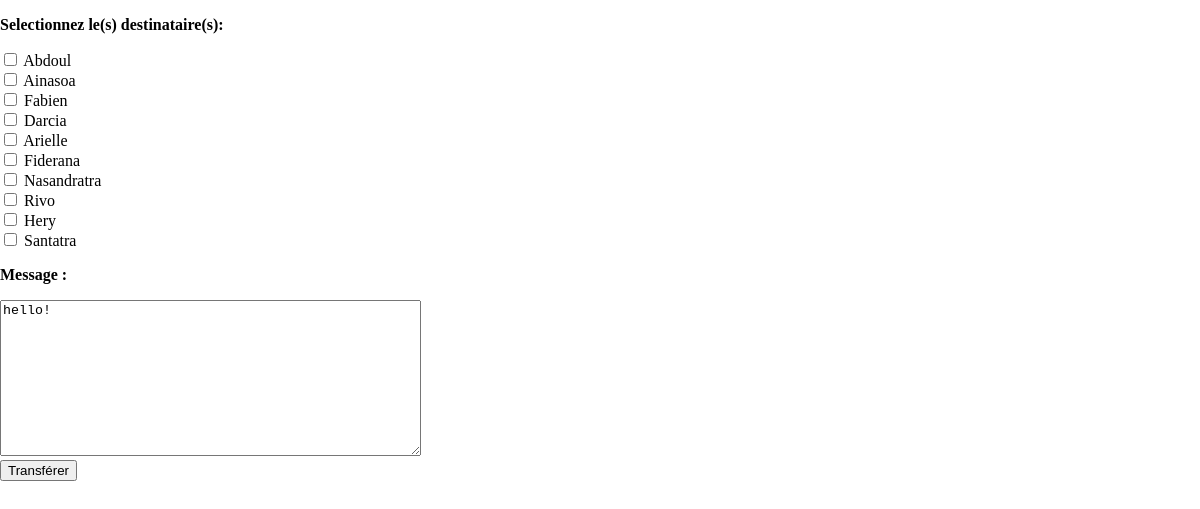
/views/public/forwadMessageView.php?id=1, run on the app's committed database.
### tables this page shows
CREATE TABLE IF NOT EXISTS `etudiant` (
  `id_etudiant` int NOT NULL AUTO_INCREMENT,
  `nom_etudiant` varchar(100) NOT NULL,
  `prenom_etudiant` varchar(100) NOT NULL,
  `email_etudiant` varchar(100) NOT NULL,
  `mdp_etudiant` varchar(500) NOT NULL,
  `tel_etudiant` double NOT NULL,
  `image_etudiant` varchar(500) NOT NULL,
  `admin` tinyint(1) NOT NULL,
  PRIMARY KEY (`id_etudiant`)
);

CREATE TABLE IF NOT EXISTS `message` (
  `id_mess` int NOT NULL AUTO_INCREMENT,
  `date_mess` datetime NOT NULL,
  `contenu_mess` text NOT NULL,
  `id_etudiant` int NOT NULL,
  PRIMARY KEY (`id_mess`),
  KEY `id_etudiant` (`id_etudiant`)
);

### models/user.php (called while the page is built, shortened)
<?php
	class User extends Database
	{
        public function listUser($status)
        {
            $bdd = $this -> dbConnect();
            $sql = $bdd -> prepare ('SELECT id_'.$status.', nom_'.$status.', prenom_'.$status.', email_'.$status.', tel_'.$status.', image_'.$status.' FROM '.$status );
            $sql -> execute();
            $tab = $sql -> fetchall();
            return $tab;
        }
	}

### controllers/function.php (called while the page is built, shortened)
<?php
	function listPotentialRecipients(){
		$db = new User;
		$studentTab = $db->listUser('etudiant');
		return $studentTab;
	}
	function showSentMessage($id){
		$db = new MessageManager;
		$data = $db->getSentMessage($id);
		return $data;
	}

### models/MessageManager.php (called while the page is built, shortened)
<?php
	class MessageManager extends Database
	{
		public function getSentMessage($id)
		{
			$db = $this->dbConnect();
			$q =$db->prepare('
				SELECT m.id_mess mId, m.contenu_mess content, DATE_FORMAT(m.date_mess, \'%d/%m/%Y %H:%i\') mDate,
				r.id_etudiant idDest, e.prenom_etudiant prenomDest,
				e.nom_etudiant nomDest, e.email_etudiant emailDest
				FROM message m
				JOIN recevoir r
				JOIN etudiant e
				ON m.id_mess = r.id_mess AND r.id_etudiant = e.id_etudiant
				WHERE m.id_mess = ?
				');
			$q->execute(array(intval($id)));
			$data = $q->fetch(PDO::FETCH_ASSOC);
			return $data;
		}
	}

### views/public/forwadMessageView.php (the view, shortened to what this page needs)
<?php
	require_once ('../../models/user.php');
	require_once ('../../models/MessageManager.php');
	require_once ('../../controllers/function.php');
?>
<!DOCTYPE html>
<html>
<head>
	<link rel="stylesheet" href="../../assets/css/insert.css">
</head>
<body>
	<form action="../../controllers/messageComputing.php" method="POST">
		<p><strong>Selectionnez le(s) destinataire(s):</strong></p>
		<?php
			$studentTab = listPotentialRecipients();
			$i = 1;
			foreach ($studentTab as $val){
				?>
				<input type="checkbox" id=<?='email_'.$i?> name="recipient[]" value=<?=$val['id_etudiant']?>>
				<label for=<?='email_'.$i?>><?=ucfirst($val['prenom_etudiant'])?></label><br>
				<?php
				$i++;
			}
			$message = showSentMessage($_GET['id']);
		?>
		<p><strong>Message :</strong></p>
		<textarea name="message" id="message" cols="50" rows="10" readonly><?= $message['content']?></textarea><br>
		<input type="submit" value="Transférer">
	</form>
</body>
</html>

### assets/css/insert.css (style rules this page uses)
body { margin: 0px; padding: 0px; font-family: 'Source code pro', Calibri, serif; background-image: url("../images/space/10.jpg") ; background-size: cover; background-repeat: no-repeat; background-attachment: fixed; }

### data on the page
etudiant: prenom_etudiant "Abdoul"
etudiant: prenom_etudiant "Ainasoa"
etudiant: prenom_etudiant "Fabien"
etudiant: prenom_etudiant "Darcia"
etudiant: prenom_etudiant "Arielle"
etudiant: prenom_etudiant "Fiderana"
etudiant: prenom_etudiant "Nasandratra"
etudiant: prenom_etudiant "Rivo"
etudiant: prenom_etudiant "Hery"
etudiant: prenom_etudiant "Santatra"
message: message "hello!"
